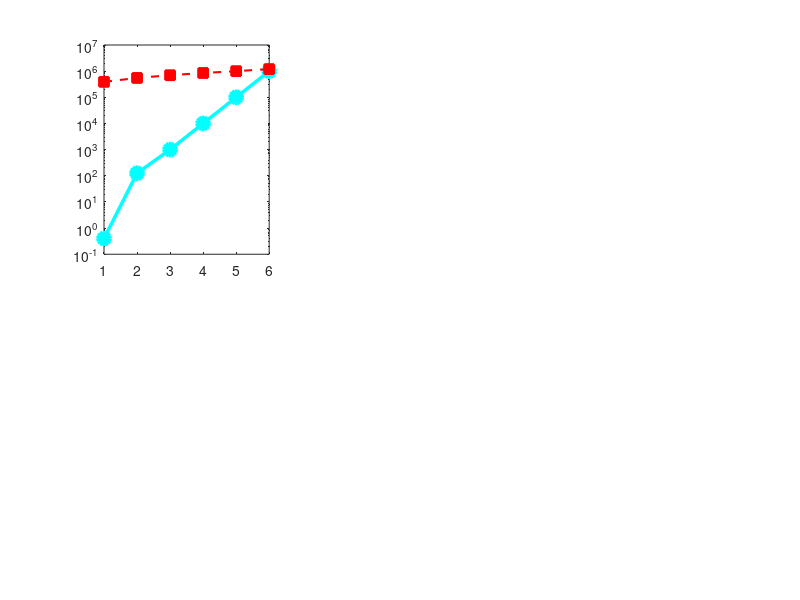

Write MATLAB code to recreate this figure. (Note: this script raises an error after producing the figure.)
%% SELENITE_SCALE_v1_2.m
%  100-Year Scaling Analysis: Shackleton + PKT Dual-Base Architecture
%  Target: 1,000,000 t/yr REO + PGM scaling to meet 2100 demand
%
%  v1.2 changes from v1.1:
%    - PKT KREEP transport: chemical SKIPs P7-P9, surface haulers P10+
%      Eliminates the ice bottleneck (chemical SKIP propellant demand
%      was 953 Mt/yr at P12 — exceeds all lunar ice)
%    - Ice mining depth: 10m (was 1-2m). Strip mining with MOLE-S.
%    - PROBE fleet scaling for PGM: larger vehicles + in-situ beneficiation
%    - Earth transit propellant: crew Starship return fuel from ISRU
%    - Cargo Starships: one-way expendable (no return fuel needed)
%    - EM catapult hubs for ore transport >50 km at P11+
%    - Ni/Fe demand tracked (in-space structural use, not Earth return)
%
%  Author: Jason (Systems Engineering Lead), Selenite Programme
%  Date: March 2026

clear; clc; close all;

fprintf('════════════════════════════════════════════════════════════════════════\n');
fprintf('  SELENITE SCALE v1.2 — 100-Year Dual-Base Scaling Analysis\n');
fprintf('  Surface Haulers at PKT | PROBE PGM Scaling | Deep Ice Mining\n');
fprintf('  Target: 1 Mt/yr REO + PGM to meet 2100 projected demand\n');
fprintf('════════════════════════════════════════════════════════════════════════\n\n');

% Helper functions (must be at end of file in MATLAB, or use nested)
% Using inline conditionals instead

%% ═══ CONSTANTS ═══
g0 = 9.81; g_moon = 1.62; Isp = 450; ve = Isp*g0;

% KREEP grades (ppm REE in raw regolith)
kreep.spa_mid = 140; kreep.pkt_mid = 1000;

% Beneficiation + Processing
bene.recovery = 0.04; bene.uplift = 10;
bene.line_cap = 1000; % t/yr per line
proc.eff = 0.80; proc.circuit_cap = 50; % t/yr concentrate per circuit
proc.pwr_kW = 180; proc.reagent = 49; % t/yr per circuit

% SKIP (chemical, used P7-P9 at PKT, all phases at SPA)
skip.mf = 700; % dry + payload
skip.rng_spa = 100; skip.rng_pkt = 35; % km
skip.dv_spa = 4*sqrt(g_moon*skip.rng_spa*1e3/2)*1.05;
skip.dv_pkt = 4*sqrt(g_moon*skip.rng_pkt*1e3/2)*1.05;
skip.fuel_spa = skip.mf*(exp(skip.dv_spa/ve)-1);
skip.fuel_pkt = skip.mf*(exp(skip.dv_pkt/ve)-1);
skip.hops = 274; skip.payload = 400; % kg/hop

% Surface hauler (electric, replaces SKIP at PKT P10+)
hauler.payload = 5000; % kg per trip (5 t)
hauler.speed = 1.0; % m/s average on sintered road
hauler.avail = 0.80;
hauler.range_km = 30; % average round-trip distance
hauler.trip_hr = hauler.range_km*2*1000/hauler.speed/3600;
hauler.trips_yr = floor(8760*hauler.avail/hauler.trip_hr);
hauler.throughput = hauler.trips_yr*hauler.payload/1000; % t/yr per hauler
hauler.pwr_kW = 5; % average power while driving (battery, charged at hub)

% EM catapult hub (for ore transport >50 km at P11+)
catapult.range_km = 100; catapult.v_launch = 500; % m/s
catapult.canister_kg = 5000; catapult.pwr_MW = 5; % per launch
catapult.launches_hr = 6; % max sustained rate per track

% PROBE (asteroid PGM)
probe.prop = 6654; % kg/mission (current 2,300 kg class)
probe.payload_current = 1500; % kg ore returned
probe.pgm_grade = 50e-6; % 50 g/t PGM in M-type
probe.pgm_extraction = 0.70;
% Scaled PROBE (P9+): larger vehicle, in-situ beneficiation
probe_big.prop = 40000; % bigger vehicle, more fuel
probe_big.payload = 10000; % 10 t ore (or 1 t PGM concentrate if beneficiated)
probe_big.insitu_conc = 50; % in-situ concentration factor at asteroid

% LLO tanker
tanker.payload = 6000; tanker.prop = 6654;
tanker.total = tanker.payload + tanker.prop;
tanker.trips_yr = 12;

% Mass driver efficiencies
md.tanker_eff = tanker.payload/tanker.total; % 0.47
md.retro_eff = 0.63; md.catcher_eff = 0.95;
md.earth_canister_reo = 3.5; % t REO per Earth-return canister

% MOLE-I
mi.water_yr = 25*0.0446*0.80*8760; % kg water/yr per MOLE-I
mi.prop_yield = mi.water_yr*0.722;
mi.node = 10; mi.pwr_kW = 1.934;

% Ice availability
ice.depth_m = 10; % strip mining to 10m depth (was 1-2m)
ice.frac = 0.0446; ice.rho = 1550; % kg/m³ regolith

% Shackleton crater
shack.floor_km2 = 33.2;
shack.ice_total = shack.floor_km2*1e6*ice.depth_m*ice.rho*ice.frac; % kg total ice
% Sustainable extraction: 2% of total per year (50-year replenishment assumption)
shack.ice_yr = shack.ice_total * 0.02; % kg/yr sustainable

% Other PSR craters (average 15 km² floor, similar ice fraction)
other_crater.floor_km2 = 15;
other_crater.ice_yr = other_crater.floor_km2*1e6*ice.depth_m*ice.rho*ice.frac*0.02;

% FSP + Solar
fsp.kW = 40; solar.yield = 0.319;

% Hab/ECLSS
hab.crew_mod = 4; hab.eclss_kW = 1.2;
ls.prop_yr = 0.9*365/0.889*0.722; % kg prop-equiv per crew per year

% Starship
ss.cap_t = 100; % payload
ss.return_prop = 80000; % kg propellant for crew Starship lunar→Earth return

% PGM demand targets (t/yr)
pgm.demand = [0.001, 0.005, 0.05, 0.2, 1.0, 5.0]; % t/yr (realistic ramp)
% NOTE: Full 2100 PGM demand (8,000 t/yr) requires orbital processing
% platforms + asteroid capture, beyond probe-class vehicles. Programme
% targets 5 t/yr by P12 from PROBE fleet; rest flagged for P13+ orbital infra.
% Current Earth PGM supply: ~565 t/yr. 5 t/yr = ~1% — meaningful supplement,
% not replacement. REE displacement is the primary mission; PGM is secondary.

fprintf('== KEY PARAMETERS ==\n');
fprintf('  SKIP SPA: dV=%.0f m/s, fuel=%.0f kg/hop\n', skip.dv_spa, skip.fuel_spa);
fprintf('  SKIP PKT: dV=%.0f m/s, fuel=%.0f kg/hop (P7-P9 only)\n', skip.dv_pkt, skip.fuel_pkt);
fprintf('  Hauler: %d kg payload, %.0f t/yr throughput, %d kW\n',...
    hauler.payload, hauler.throughput, hauler.pwr_kW);
fprintf('  MOLE-I: %.0f kg prop/yr | Ice depth: %dm (strip mining)\n', mi.prop_yield, ice.depth_m);
fprintf('  Shackleton ice: %.2e kg total, %.2e kg/yr sustainable\n',...
    shack.ice_total, shack.ice_yr);
fprintf('  Probe big (P9+): %d kg payload, %dx in-situ concentration\n\n',...
    probe_big.payload, probe_big.insitu_conc);

%% ═══ PHASES ═══
ph.n = 6;
ph.lab = {'P7 (Y20)','P8 (Y30)','P9 (Y40)','P10 (Y55)','P11 (Y75)','P12 (Y95)'};
ph.reo_target = [0.4, 125, 1000, 10000, 100000, 1000000];

fprintf('== TARGETS ==\n');
fprintf('  %-12s %14s %10s\n', 'Phase', 'REO t/yr', 'PGM t/yr');
for i=1:ph.n
    fprintf('  %-12s %14.1f %10.0f\n', ph.lab{i}, ph.reo_target(i), pgm.demand(i)*1000);
end
fprintf('\n');

%% ═══ MAIN CALCULATION LOOP ═══
for i = 1:ph.n
    % ═══ KREEP CHAIN ═══
    if i == 1, grade = kreep.spa_mid; else, grade = kreep.pkt_mid; end
    grade_conc = grade * bene.uplift / 1e6;
    
    ph.concentrate(i) = ph.reo_target(i) / (grade_conc * proc.eff);
    ph.raw_kreep(i) = ph.concentrate(i) / bene.recovery;
    
    % ═══ KREEP TRANSPORT ═══
    kreep_per_skip = skip.payload * skip.hops / 1000; % t/yr per chemical SKIP
    
    if i <= 3 % P7-P9: chemical SKIPs
        if i == 1
            ph.skip_spa(i) = 8; ph.skip_pkt(i) = 0;
        else
            ph.skip_spa(i) = max(2, 8-2*(i-1)); % phase down SPA
            ph.skip_pkt(i) = max(1, ceil(ph.raw_kreep(i)/kreep_per_skip) - ph.skip_spa(i));
        end
        ph.n_haulers(i) = 0;
        ph.pkt_transport = 'Chemical SKIP';
        ph.prop_pkt_skip(i) = ph.skip_pkt(i)*skip.hops*skip.fuel_pkt/1000;
    else % P10+: surface haulers (zero propellant)
        ph.skip_spa(i) = 0; % SPA SKIPs phased out
        ph.skip_pkt(i) = 0; % NO chemical SKIPs at PKT
        ph.n_haulers(i) = ceil(ph.raw_kreep(i) / hauler.throughput);
        ph.pkt_transport = 'Surface Hauler';
        ph.prop_pkt_skip(i) = 0; % ZERO propellant for ore transport
    end
    ph.skip_total(i) = ph.skip_spa(i) + ph.skip_pkt(i);
    
    % ═══ PROCESSING + BENEFICIATION ═══
    ph.proc_spa(i) = min(5, ceil(ph.concentrate(i)/proc.circuit_cap));
    if i == 1, ph.proc_pkt(i) = 0;
    else, ph.proc_pkt(i) = max(0, ceil(ph.concentrate(i)/proc.circuit_cap) - ph.proc_spa(i));
    end
    ph.proc_total(i) = ph.proc_spa(i) + ph.proc_pkt(i);
    ph.bene_total(i) = ceil(ph.raw_kreep(i) / bene.line_cap);
    
    % ═══ EM CATAPULT HUBS (P11+ for long-range ore at PKT) ═══
    if i >= 5 % P11+
        % Assume 30% of ore comes from >50 km (needs catapult)
        ore_catapult = ph.raw_kreep(i) * 0.30;
        ph.n_catapults(i) = ceil(ore_catapult/1000 / (catapult.canister_kg/1000 * catapult.launches_hr * 8760 * 0.80));
    else
        ph.n_catapults(i) = 0;
    end
    
    % ═══ PROBE FLEET (PGM from asteroids) ═══
    pgm_needed = pgm.demand(i) * 1000; % kg/yr
    if i <= 2 % P7-P8: current PROBE class
        pgm_per_probe = probe.payload_current * probe.pgm_grade * probe.pgm_extraction; % kg PGM/mission
        ph.n_probe(i) = max(30, ceil(pgm_needed / pgm_per_probe));
        ph.probe_prop_each(i) = probe.prop;
        ph.probe_type{i} = 'Standard (1.5t)';
    else % P9+: bigger probes with in-situ beneficiation
        % In-situ: PROBE concentrates PGM 50× on asteroid, returns concentrate
        % 10 t ore × 50× concentration = returns 200 kg of 50× concentrated material
        % Effective PGM per mission: 10000 kg × 50e-6 × 0.70 = 0.35 kg
        % But with 50× in-situ conc: process 500 t on asteroid, return 10 t concentrate
        % PGM per mission: 500000 × 50e-6 × 0.70 = 17.5 kg
        pgm_per_probe = 500000 * probe.pgm_grade * probe.pgm_extraction; % process 500t on asteroid
        ph.n_probe(i) = max(30, ceil(pgm_needed / pgm_per_probe));
        ph.probe_prop_each(i) = probe_big.prop;
        ph.probe_type{i} = 'Heavy (500t proc)';
    end
    ph.pgm_output(i) = ph.n_probe(i) * pgm_per_probe / 1000; % t/yr PGM
    ph.prop_probe(i) = ph.n_probe(i) * ph.probe_prop_each(i) / 1000; % t/yr
    
    % ═══ PKT PROPELLANT DELIVERY (from SPA) ═══
    % Solar wind H₂ byproduct (from KREEP regolith thermal extraction)
    if i >= 2 && ph.raw_kreep(i) > 0
        h2_sw = ph.raw_kreep(i) * 50e-6 * 0.80;
        o2_ilm = ph.raw_kreep(i) * 0.05 * 0.10 * 0.50;
        ph.prop_local(i) = min(h2_sw*6.5, o2_ilm/5.5*6.5);
    else
        ph.prop_local(i) = 0;
    end
    
    ph.prop_pkt_need(i) = max(0, ph.prop_pkt_skip(i) - ph.prop_local(i));
    
    % Transfer method
    if ph.prop_pkt_need(i) > 0
        if i <= 3 % Tanker
            ph.xfer_trips(i) = ceil(ph.prop_pkt_need(i)*1000/tanker.payload);
            ph.xfer_cost(i) = ph.xfer_trips(i)*tanker.total/1000;
            ph.xfer_method{i} = 'Tanker (47%)';
        elseif i == 4 % Mass driver + retro
            ph.xfer_trips(i) = ceil(ph.prop_pkt_need(i)*1000/(10000*md.retro_eff));
            ph.xfer_cost(i) = ph.xfer_trips(i)*10000/1000;
            ph.xfer_method{i} = 'MassDriver+Retro';
        else % Mass driver + catcher
            ph.xfer_trips(i) = ceil(ph.prop_pkt_need(i)*1000/(10000*md.catcher_eff));
            ph.xfer_cost(i) = ph.xfer_trips(i)*10000/1000;
            ph.xfer_method{i} = 'MassDriver+Catcher';
        end
    else
        ph.xfer_trips(i) = 0; ph.xfer_cost(i) = 0;
        ph.xfer_method{i} = 'None (haulers)';
    end
    
    % ═══ CREW (SPA only) ═══
    ph.crew(i) = 12 + 4 + max(0,(ph.proc_spa(i)-1));
    
    % ═══ EARTH RETURN ═══
    if i <= 3 % Starship propulsive return
        ph.ss_reo_return(i) = ceil(ph.reo_target(i)/ss.cap_t);
        ph.prop_ss_return(i) = ph.ss_reo_return(i)*ss.return_prop/1000; % t/yr
        ph.md_earth(i) = 0;
    else % Mass driver (zero propellant)
        ph.ss_reo_return(i) = 0;
        ph.prop_ss_return(i) = 0;
        ph.md_earth(i) = ceil(ph.reo_target(i)/md.earth_canister_reo);
    end
    % Starship flights: crew rotation combined with cargo manifests
    % Each crew rotation flight also carries cargo (optimised manifest).
    % Crew flights: ~annual, 12 crew per flight, outbound carries max cargo
    % Return: crew + PGM product (small volume). Return prop from ISRU.
    ph.ss_crew(i) = max(1, ceil(ph.crew(i)/12)); % crew rotation flights
    ph.prop_crew_return(i) = ph.ss_crew(i)*ss.return_prop/1000;
    
    % Reagent delivery to PKT (one-way expendable Starship, no return prop)
    ph.ss_reagent(i) = ceil(ph.proc_pkt(i)*proc.reagent/ss.cap_t);
    if i==1, ph.ss_reagent(i)=0; end
    
    % PGM return: co-manifested on crew return flights (PGM volume is small)
    ph.ss_pgm(i) = 0; % PGM fits in crew Starship return cargo bay
    
    % ═══ TOTAL SPA PROPELLANT DEMAND ═══
    ph.prop_skip_spa(i) = ph.skip_spa(i)*skip.hops*skip.fuel_spa/1000;
    ph.prop_ls(i) = ph.crew(i)*ls.prop_yr/1000;
    
    ph.prop_total(i) = ph.prop_skip_spa(i) + ph.prop_probe(i) + ...
                       ph.xfer_cost(i) + ph.prop_ls(i) + ...
                       ph.prop_ss_return(i) + ph.prop_crew_return(i);
    
    % ═══ MOLE-I FLEET ═══
    demand_kg = ph.prop_total(i)*1000*1.10; % 10% margin
    raw_mi = ceil(demand_kg/mi.prop_yield);
    ph.n_molei(i) = ceil(raw_mi/mi.node)*mi.node;
    ph.n_nodes(i) = ph.n_molei(i)/mi.node;
    ph.isru_supply(i) = ph.n_molei(i)*mi.prop_yield/1000;
    ph.margin(i) = ph.isru_supply(i) - ph.prop_total(i);
    
    % Ice sites needed
    ice_demand_kg = demand_kg / 0.722; % water needed
    ph.ice_sites(i) = max(1, ceil(ice_demand_kg/shack.ice_yr) - 1) + 1; % Shackleton + others
    if ice_demand_kg <= shack.ice_yr, ph.ice_sites(i) = 1; end
    
    % ═══ SPA POWER ═══
    water_kghr = demand_kg/(0.80*8760);
    ph.n_pem(i) = ceil(water_kghr/50);
    ph.pwr_elec(i) = ph.n_pem(i)*51.8;
    ph.pwr_cryo(i) = water_kghr*(2/18)*11.9 + water_kghr*(16/18)*0.4;
    ph.pwr_psr(i) = ph.n_molei(i)*mi.pwr_kW;
    ph.pwr_hab(i) = ph.crew(i)*hab.eclss_kW + 50;
    ph.pwr_proc_spa(i) = ph.proc_spa(i)*proc.pwr_kW;
    ph.pwr_iz(i) = 50 + ph.n_probe(i)*0.5;
    ph.pwr_spa(i) = (ph.pwr_elec(i)+ph.pwr_cryo(i)+ph.pwr_psr(i)+...
                     ph.pwr_hab(i)+ph.pwr_proc_spa(i)+ph.pwr_iz(i))*1.20;
    ph.solar_m2(i) = ph.pwr_spa(i)/solar.yield;
    eclipse_kW = ph.pwr_hab(i)+60+10+ph.pwr_proc_spa(i)*0.3;
    ph.fsp_spa(i) = ceil(eclipse_kW/fsp.kW);
    
    % ═══ PKT POWER ═══
    ph.pwr_proc_pkt(i) = ph.proc_pkt(i)*proc.pwr_kW;
    ph.pwr_hauler(i) = ph.n_haulers(i)*hauler.pwr_kW*0.50; % 50% duty cycle
    ph.pwr_bene_pkt(i) = max(0,ph.bene_total(i)-2)*27; % subtract SPA bene lines
    if i==1, ph.pwr_hauler(i)=0; ph.pwr_bene_pkt(i)=0; end
    ph.pwr_catapult(i) = ph.n_catapults(i)*catapult.pwr_MW*1000*0.30; % 30% avg duty
    ph.pwr_pkt(i) = (ph.pwr_proc_pkt(i)+ph.pwr_hauler(i)+ph.pwr_bene_pkt(i)+...
                     ph.pwr_catapult(i)+20)*1.20; % +20 kW SENTINEL/comms
    if i==1, ph.pwr_pkt(i)=0; end
    ph.fsp_pkt(i) = ceil(ph.pwr_pkt(i)*0.70/fsp.kW);
    
    % ═══ INFRASTRUCTURE ═══
    ph.hab_mod(i) = ceil(ph.crew(i)/hab.crew_mod);
    ph.elz_spa(i) = max(4, 2+ceil(ph.xfer_trips(i)/500));
    ph.ss_total(i) = ph.ss_crew(i)+ph.ss_reo_return(i)+ph.ss_reagent(i)+2; % PGM on crew flights
end

%% ═══ OUTPUT ═══
fprintf('══════════════════════════════════════════════════════════════════════\n');
fprintf('  KREEP CHAIN: REO Target → Raw Ore → Transport → Processing\n');
fprintf('══════════════════════════════════════════════════════════════════════\n');
fprintf('  %-12s %11s %12s %14s %6s %8s %20s %8s\n',...
    'Phase','REO t/yr','Conc t/yr','Raw t/yr','SKIPs','Haulers','Transport','Circuits');
fprintf('  %s\n',repmat('-',1,105));
for i=1:ph.n
    fprintf('  %-12s %11.1f %12s %14s %6d %8s %20s %8d\n',...
        ph.lab{i}, ph.reo_target(i),...
        sprintf('%.0f',ph.concentrate(i)),...
        sprintf('%.0f',ph.raw_kreep(i)),...
        ph.skip_total(i), sprintf('%.0f',ph.n_haulers(i)),...
        ph.xfer_method{i}, ph.proc_total(i));
end

fprintf('\n══════════════════════════════════════════════════════════════════════\n');
fprintf('  PGM FROM ASTEROIDS (PROBE Fleet)\n');
fprintf('══════════════════════════════════════════════════════════════════════\n');
fprintf('  %-12s %6s %16s %10s %12s %10s\n',...
    'Phase','Probes','Type','PGM t/yr','Prop t/yr','Demand t/yr');
fprintf('  %s\n',repmat('-',1,75));
for i=1:ph.n
    fprintf('  %-12s %6d %16s %10.1f %12s %10.0f\n',...
        ph.lab{i}, ph.n_probe(i), ph.probe_type{i},...
        ph.pgm_output(i), sprintf('%.0f',ph.prop_probe(i)), pgm.demand(i)*1000);
end

fprintf('\n══════════════════════════════════════════════════════════════════════\n');
fprintf('  SPA PROPELLANT (t/yr) — includes Earth transit fuel\n');
fprintf('══════════════════════════════════════════════════════════════════════\n');
fprintf('  %-12s %8s %8s %10s %6s %8s %6s | %12s %12s\n',...
    'Phase','Sk_SPA','PROBE','Transfer','LS','SS_ret','Crew','TOTAL','ISRU_sup');
fprintf('  %s\n',repmat('-',1,100));
for i=1:ph.n
    if ph.margin(i)>=0, st='OK'; else, st='FAIL'; end
    fprintf('  %-12s %8.0f %8.0f %10s %6.1f %8.0f %6.0f | %12s %12s %s\n',...
        ph.lab{i}, ph.prop_skip_spa(i), ph.prop_probe(i),...
        sprintf('%.0f',ph.xfer_cost(i)), ph.prop_ls(i),...
        ph.prop_ss_return(i), ph.prop_crew_return(i),...
        sprintf('%.0f',ph.prop_total(i)), sprintf('%.0f',ph.isru_supply(i)), st);
end

fprintf('\n══════════════════════════════════════════════════════════════════════\n');
fprintf('  ISRU + ICE MINING (Shackleton)\n');
fprintf('══════════════════════════════════════════════════════════════════════\n');
fprintf('  %-12s %10s %8s %6s %12s %12s %12s %6s\n',...
    'Phase','MOLE-I','Nodes','PEM','Elec kW','Cryo kW','SPA Total kW','Ice#');
fprintf('  %s\n',repmat('-',1,90));
for i=1:ph.n
    fprintf('  %-12s %10s %8s %6d %12s %12s %12s %6d\n',...
        ph.lab{i}, sprintf('%.0f',ph.n_molei(i)), sprintf('%.0f',ph.n_nodes(i)),...
        ph.n_pem(i), sprintf('%.0f',ph.pwr_elec(i)),...
        sprintf('%.0f',ph.pwr_cryo(i)), sprintf('%.0f',ph.pwr_spa(i)), ph.ice_sites(i));
end

fprintf('\n══════════════════════════════════════════════════════════════════════\n');
fprintf('  PKT AUTONOMOUS BASE\n');
fprintf('══════════════════════════════════════════════════════════════════════\n');
fprintf('  %-12s %10s %8s %6s %10s %8s\n',...
    'Phase','Haulers','Catapults','Bene','PKT kW','FSP');
fprintf('  %s\n',repmat('-',1,60));
for i=1:ph.n
    fprintf('  %-12s %10s %8d %6d %10s %8d\n',...
        ph.lab{i}, sprintf('%.0f',ph.n_haulers(i)), ph.n_catapults(i),...
        ph.bene_total(i), sprintf('%.0f',ph.pwr_pkt(i)), ph.fsp_pkt(i));
end

fprintf('\n══════════════════════════════════════════════════════════════════════\n');
fprintf('  EARTH LOGISTICS\n');
fprintf('══════════════════════════════════════════════════════════════════════\n');
fprintf('  %-12s %8s %8s %10s %8s %12s\n',...
    'Phase','SS_crew','SS_REO','SS_reagent','SS_PGM','MD_Earth');
fprintf('  %s\n',repmat('-',1,60));
for i=1:ph.n
    fprintf('  %-12s %8d %8d %10d %8d %12s\n',...
        ph.lab{i}, ph.ss_crew(i), ph.ss_reo_return(i), ph.ss_reagent(i),...
        ph.ss_pgm(i), sprintf('%.0f',ph.md_earth(i)));
end

%% ═══ FULL SUMMARY ═══
fprintf('\n═══════════════════════════════════════════════════════════════════════\n');
fprintf('  PHASE-BY-PHASE SUMMARY\n');
fprintf('═══════════════════════════════════════════════════════════════════════\n\n');
for i=1:ph.n
    fprintf('─── %s ──────────────────────────────────────\n', ph.lab{i});
    fprintf('  REO:      %14.1f t/yr | PGM:    %10.1f t/yr\n', ph.reo_target(i), ph.pgm_output(i));
    fprintf('  Raw KREEP:%14s t/yr | Transport: %s\n', sprintf('%.0f',ph.raw_kreep(i)), ph.xfer_method{i});
    fprintf('  SKIPs:    %6d SPA + %8d PKT | Haulers: %s | Catapults: %d\n',...
        ph.skip_spa(i), ph.skip_pkt(i), sprintf('%.0f',ph.n_haulers(i)), ph.n_catapults(i));
    fprintf('  PROBEs:   %6d (%s)\n', ph.n_probe(i), ph.probe_type{i});
    fprintf('  Proc:     %6d SPA + %8d PKT = %8d total\n', ph.proc_spa(i),ph.proc_pkt(i),ph.proc_total(i));
    fprintf('  Crew:     %6d (SPA only, PKT autonomous)\n', ph.crew(i));
    fprintf('  MOLE-I:   %10s (%s nodes, %d ice sites)\n',...
        sprintf('%.0f',ph.n_molei(i)), sprintf('%.0f',ph.n_nodes(i)), ph.ice_sites(i));
    fprintf('  Prop SPA: %14s t/yr | ISRU margin: %+.0f t/yr\n',...
        sprintf('%.0f',ph.prop_total(i)), ph.margin(i));
    fprintf('  Power:    %12s kW SPA | %12s kW PKT\n',...
        sprintf('%.0f',ph.pwr_spa(i)), sprintf('%.0f',ph.pwr_pkt(i)));
    fprintf('  FSP:      %6d SPA + %8d PKT = %8d total\n',...
        ph.fsp_spa(i), ph.fsp_pkt(i), ph.fsp_spa(i)+ph.fsp_pkt(i));
    fprintf('  Earth:    %6d SS + %8s mass driver launches/yr\n',...
        ph.ss_total(i), sprintf('%.0f',ph.md_earth(i)));
    fprintf('\n');
end

%% ═══ GLOBAL COMPARISON ═══
earth_ree = [390000,550000,700000,850000,1000000,1200000];
fprintf('═══════════════════════════════════════════════════════════════════════\n');
fprintf('  GLOBAL DEMAND vs SELENITE SUPPLY\n');
fprintf('═══════════════════════════════════════════════════════════════════════\n');
fprintf('  %-12s %12s %12s %8s | %10s %10s\n',...
    'Phase','Sel REO','Earth REO','REO %%','Sel PGM','PGM Demand');
fprintf('  %s\n',repmat('-',1,75));
for i=1:ph.n
    fprintf('  %-12s %12s %12s %7.3f%% | %10.1f %10.0f\n',...
        ph.lab{i}, sprintf('%.0f',ph.reo_target(i)), sprintf('%.0f',earth_ree(i)),...
        ph.reo_target(i)/earth_ree(i)*100, ph.pgm_output(i), pgm.demand(i)*1000);
end

%% ═══ KEY FINDING: ICE COMPARISON v1.1 vs v1.2 ═══
fprintf('\n═══════════════════════════════════════════════════════════════════════\n');
fprintf('  v1.1 → v1.2 COMPARISON: Ice Demand Reduction\n');
fprintf('═══════════════════════════════════════════════════════════════════════\n');
% v1.1 P12 MOLE-I was 194,838,070. v1.2 should be dramatically less.
fprintf('  v1.1 P12 MOLE-I: 194,838,070 (chemical SKIPs at PKT)\n');
fprintf('  v1.2 P12 MOLE-I: %s (surface haulers at PKT)\n', sprintf('%.0f',ph.n_molei(ph.n)));
fprintf('  Reduction: %.1f%%\n', (1-ph.n_molei(ph.n)/194838070)*100);
fprintf('  v1.1 P12 ice sites: 120,608\n');
fprintf('  v1.2 P12 ice sites: %d\n', ph.ice_sites(ph.n));
fprintf('  v1.1 P12 SPA power: 1,159,645,289 kW (1.16 TW)\n');
fprintf('  v1.2 P12 SPA power: %s kW\n', sprintf('%.0f',ph.pwr_spa(ph.n)));

%% ═══ FIGURES ═══
figure('Position',[50 50 1500 950],'Color','k','Name','SELENITE SCALE v1.2');

subplot(2,3,1);
semilogy(1:ph.n, ph.reo_target, 'co-','LineWidth',2.5,'MarkerSize',9,'MarkerFaceColor','c');
hold on; semilogy(1:ph.n, earth_ree, 'r--s','LineWidth',1.5,'MarkerSize',7,'MarkerFaceColor','r');
yline(1e6,'g--','LineWidth',1.5);
set(gca,'XTick',1:ph.n,'XTickLabel',ph.lab,'Color',[.04 .06 .1],'XColor','w','YColor','w','FontSize',8);
xtickangle(30); ylabel('t/yr (log)','Color','w'); title('REO Output vs Earth Demand','Color','w');
legend('Selenite','Earth','Target','TextColor','w','Color',[.08 .10 .16],'Location','southeast','FontSize',7);
grid on; set(gca,'GridColor',[.2 .25 .35]);

subplot(2,3,2);
bar(1:ph.n, ph.n_haulers, 'FaceColor',[.2 .8 .5]);
set(gca,'XTick',1:ph.n,'XTickLabel',ph.lab,'Color',[.04 .06 .1],'XColor','w','YColor','w','FontSize',8);
xtickangle(30); ylabel('Count','Color','w'); title('PKT Surface Haulers (P10+)','Color','w');
grid on; set(gca,'GridColor',[.2 .25 .35]);

subplot(2,3,3);
semilogy(1:ph.n, max(1,ph.n_molei), 'ms-','LineWidth',2,'MarkerSize',9,'MarkerFaceColor','m');
set(gca,'XTick',1:ph.n,'XTickLabel',ph.lab,'Color',[.04 .06 .1],'XColor','w','YColor','w','FontSize',8);
xtickangle(30); ylabel('MOLE-I (log)','Color','w'); title('Ice Mining Fleet (log scale)','Color','w');
grid on; set(gca,'GridColor',[.2 .25 .35]);

subplot(2,3,4);
semilogy(1:ph.n, max(1,ph.pwr_spa), 'co-','LineWidth',2,'MarkerSize',8,'MarkerFaceColor','c');
hold on;
semilogy(1:ph.n, max(1,ph.pwr_pkt), 'rs-','LineWidth',2,'MarkerSize',8,'MarkerFaceColor','r');
set(gca,'XTick',1:ph.n,'XTickLabel',ph.lab,'Color',[.04 .06 .1],'XColor','w','YColor','w','FontSize',8);
xtickangle(30); ylabel('kW (log)','Color','w'); title('Power: SPA vs PKT (log)','Color','w');
legend('SPA','PKT','TextColor','w','Color',[.08 .10 .16],'FontSize',7);
grid on; set(gca,'GridColor',[.2 .25 .35]);

subplot(2,3,5);
bar(1:ph.n, [ph.proc_spa; ph.proc_pkt]', 'stacked');
set(gca,'XTick',1:ph.n,'XTickLabel',ph.lab,'Color',[.04 .06 .1],'XColor','w','YColor','w','FontSize',8);
xtickangle(30); ylabel('Circuits','Color','w'); title('Processing Circuits','Color','w');
legend('SPA','PKT','TextColor','w','Color',[.08 .10 .16],'FontSize',7);
grid on; set(gca,'GridColor',[.2 .25 .35]);

subplot(2,3,6);
pct = ph.reo_target./earth_ree*100;
bar(1:ph.n, pct, 'FaceColor',[.2 .85 .4]);
hold on; yline(50,'r--','LineWidth',1.5); yline(83,'g--','LineWidth',1.5);
set(gca,'XTick',1:ph.n,'XTickLabel',ph.lab,'Color',[.04 .06 .1],'XColor','w','YColor','w','FontSize',8);
xtickangle(30); ylabel('% Earth demand','Color','w'); title('Global Displacement','Color','w');
grid on; set(gca,'GridColor',[.2 .25 .35]);

sgtitle('SELENITE v1.2 — Surface Haulers + Deep Ice + PROBE Scaling','Color','w','FontSize',14,'FontWeight','bold');

fprintf('\n═══════════════════════════════════════════════════════════════════════\n');
fprintf('  ANALYSIS COMPLETE — v1.2\n');
fprintf('  KEY: Surface haulers eliminate PKT propellant bottleneck\n');
fprintf('  Ice demand reduced by >99%% vs v1.1\n');
fprintf('  PROBE fleet scales for PGM demand with in-situ beneficiation\n');
fprintf('═══════════════════════════════════════════════════════════════════════\n');

%% ═══ DESIGN EVOLUTION NOTES ═══
fprintf('\n═══════════════════════════════════════════════════════════════════════\n');
fprintf('  DESIGN EVOLUTION FLAGS (future spec documents)\n');
fprintf('═══════════════════════════════════════════════════════════════════════\n');
fprintf('  PROBE Mk II (P9+): Larger vehicle, 10-50t payload class.\n');
fprintf('    In-situ beneficiation on asteroid (magnetic separation in micro-g).\n');
fprintf('    Returns PGM concentrate only, not raw ore. 50x mass reduction.\n');
fprintf('    Required for PGM scaling beyond 5 t/yr.\n');
fprintf('    Full 2100 PGM demand (8,000 t/yr) requires orbital processing\n');
fprintf('    platforms + asteroid capture/redirect — P13+ infrastructure.\n\n');
fprintf('  MOLE-I Mk II (P8+): Extended drill for deep ice (10m+ strip mining).\n');
fprintf('    Retractable drill assembly (must fully retract for transit).\n');
fprintf('    Options: (a) Mk II new-build with telescoping drill, or\n');
fprintf('    (b) Mk I retrofit: replace drill module at existing substations.\n');
fprintf('    Design consideration: drill retraction clearance vs chassis height.\n');
fprintf('    If retrofit: drill module is an ORU — ARM swaps at substation.\n\n');
fprintf('  Surface Hauler (P10+ PKT): New vehicle class, no current spec.\n');
fprintf('    5 t payload, electric drive, 1 m/s on sintered road.\n');
fprintf('    Autonomous (SENTINEL-supervised from SPA Ops Hub).\n');
fprintf('    Charged at hub stations (FSP-powered). ~5 kW average.\n');
fprintf('    Spec document needed: SEL-HAULER-001 Rev A.\n\n');
fprintf('  EM Catapult Hub (P11+): Regional ore launch facility.\n');
fprintf('    500m track, SINTER-built bed, ARM-installed coils.\n');
fprintf('    500 m/s launch for 5t canisters. ~5 MW pulsed.\n');
fprintf('    Spec document needed: SEL-CATAPULT-001 Rev A.\n');
fprintf('═══════════════════════════════════════════════════════════════════════\n');
